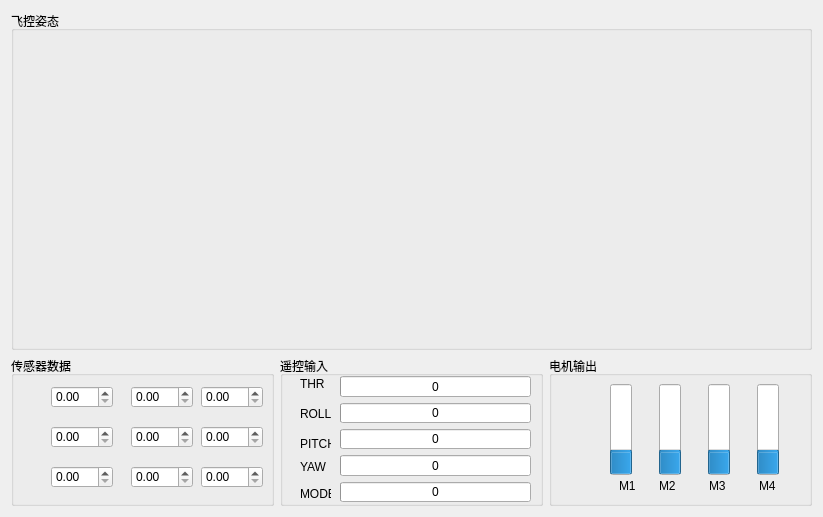
<?xml version="1.0" encoding="UTF-8"?>
<ui version="4.0">
 <class>StatusPage</class>
 <widget class="QWidget" name="StatusPage">
  <property name="geometry">
   <rect>
    <x>0</x>
    <y>0</y>
    <width>823</width>
    <height>517</height>
   </rect>
  </property>
  <property name="windowTitle">
   <string>Form</string>
  </property>
  <layout class="QVBoxLayout" name="verticalLayout">
   <item>
    <widget class="QGroupBox" name="groupBox">
     <property name="sizePolicy">
      <sizepolicy hsizetype="Expanding" vsizetype="Expanding">
       <horstretch>0</horstretch>
       <verstretch>0</verstretch>
      </sizepolicy>
     </property>
     <property name="title">
      <string>飞控姿态</string>
     </property>
     <layout class="QGridLayout" name="gridLayout">
      <item row="0" column="0">
       <widget class="PrimaryFlightDisplay" name="widget_2" native="true"/>
      </item>
      <item row="0" column="1">
       <widget class="ModelViewWidget" name="widget" native="true"/>
      </item>
     </layout>
    </widget>
   </item>
   <item>
    <widget class="QWidget" name="widget_2" native="true">
     <property name="sizePolicy">
      <sizepolicy hsizetype="Expanding" vsizetype="Minimum">
       <horstretch>0</horstretch>
       <verstretch>0</verstretch>
      </sizepolicy>
     </property>
     <property name="minimumSize">
      <size>
       <width>0</width>
       <height>150</height>
      </size>
     </property>
     <layout class="QHBoxLayout" name="horizontalLayout">
      <property name="leftMargin">
       <number>0</number>
      </property>
      <property name="topMargin">
       <number>0</number>
      </property>
      <property name="rightMargin">
       <number>0</number>
      </property>
      <property name="bottomMargin">
       <number>0</number>
      </property>
      <item>
       <widget class="QGroupBox" name="groupBox_2">
        <property name="title">
         <string>传感器数据</string>
        </property>
        <widget class="QDoubleSpinBox" name="doubleSpinBox">
         <property name="geometry">
          <rect>
           <x>40</x>
           <y>30</y>
           <width>62</width>
           <height>22</height>
          </rect>
         </property>
        </widget>
        <widget class="QDoubleSpinBox" name="doubleSpinBox_2">
         <property name="geometry">
          <rect>
           <x>120</x>
           <y>30</y>
           <width>62</width>
           <height>22</height>
          </rect>
         </property>
        </widget>
        <widget class="QDoubleSpinBox" name="doubleSpinBox_3">
         <property name="geometry">
          <rect>
           <x>190</x>
           <y>30</y>
           <width>62</width>
           <height>22</height>
          </rect>
         </property>
        </widget>
        <widget class="QDoubleSpinBox" name="doubleSpinBox_4">
         <property name="geometry">
          <rect>
           <x>190</x>
           <y>70</y>
           <width>62</width>
           <height>22</height>
          </rect>
         </property>
        </widget>
        <widget class="QDoubleSpinBox" name="doubleSpinBox_5">
         <property name="geometry">
          <rect>
           <x>40</x>
           <y>70</y>
           <width>62</width>
           <height>22</height>
          </rect>
         </property>
        </widget>
        <widget class="QDoubleSpinBox" name="doubleSpinBox_6">
         <property name="geometry">
          <rect>
           <x>120</x>
           <y>70</y>
           <width>62</width>
           <height>22</height>
          </rect>
         </property>
        </widget>
        <widget class="QDoubleSpinBox" name="doubleSpinBox_13">
         <property name="geometry">
          <rect>
           <x>190</x>
           <y>110</y>
           <width>62</width>
           <height>22</height>
          </rect>
         </property>
        </widget>
        <widget class="QDoubleSpinBox" name="doubleSpinBox_14">
         <property name="geometry">
          <rect>
           <x>120</x>
           <y>110</y>
           <width>62</width>
           <height>22</height>
          </rect>
         </property>
        </widget>
        <widget class="QDoubleSpinBox" name="doubleSpinBox_15">
         <property name="geometry">
          <rect>
           <x>40</x>
           <y>110</y>
           <width>62</width>
           <height>22</height>
          </rect>
         </property>
        </widget>
       </widget>
      </item>
      <item>
       <widget class="QGroupBox" name="groupBox_3">
        <property name="title">
         <string>遥控输入</string>
        </property>
        <widget class="QWidget" name="layoutWidget">
         <property name="geometry">
          <rect>
           <x>60</x>
           <y>20</y>
           <width>191</width>
           <height>152</height>
          </rect>
         </property>
         <layout class="QVBoxLayout" name="verticalLayout_2">
          <property name="spacing">
           <number>6</number>
          </property>
          <item>
           <widget class="QProgressBar" name="progressBar_2">
            <property name="maximum">
             <number>1000</number>
            </property>
            <property name="value">
             <number>0</number>
            </property>
            <property name="format">
             <string>%v</string>
            </property>
           </widget>
          </item>
          <item>
           <widget class="QProgressBar" name="progressBar">
            <property name="value">
             <number>0</number>
            </property>
            <property name="format">
             <string>%p</string>
            </property>
           </widget>
          </item>
          <item>
           <widget class="QProgressBar" name="progressBar_7">
            <property name="value">
             <number>0</number>
            </property>
            <property name="format">
             <string>%p</string>
            </property>
           </widget>
          </item>
          <item>
           <widget class="QProgressBar" name="progressBar_8">
            <property name="value">
             <number>0</number>
            </property>
            <property name="format">
             <string>%p</string>
            </property>
           </widget>
          </item>
          <item>
           <widget class="QProgressBar" name="progressBar_4">
            <property name="value">
             <number>0</number>
            </property>
            <property name="format">
             <string>%p</string>
            </property>
           </widget>
          </item>
          <item>
           <widget class="QProgressBar" name="progressBar_5">
            <property name="value">
             <number>24</number>
            </property>
            <property name="format">
             <string>%p</string>
            </property>
           </widget>
          </item>
         </layout>
        </widget>
        <widget class="QLabel" name="label">
         <property name="geometry">
          <rect>
           <x>20</x>
           <y>20</y>
           <width>31</width>
           <height>16</height>
          </rect>
         </property>
         <property name="text">
          <string>THR</string>
         </property>
        </widget>
        <widget class="QLabel" name="label_2">
         <property name="geometry">
          <rect>
           <x>20</x>
           <y>50</y>
           <width>31</width>
           <height>16</height>
          </rect>
         </property>
         <property name="text">
          <string>ROLL</string>
         </property>
        </widget>
        <widget class="QLabel" name="label_3">
         <property name="geometry">
          <rect>
           <x>20</x>
           <y>80</y>
           <width>31</width>
           <height>16</height>
          </rect>
         </property>
         <property name="text">
          <string>PITCH</string>
         </property>
        </widget>
        <widget class="QLabel" name="label_4">
         <property name="geometry">
          <rect>
           <x>20</x>
           <y>100</y>
           <width>31</width>
           <height>21</height>
          </rect>
         </property>
         <property name="text">
          <string>YAW</string>
         </property>
        </widget>
        <widget class="QLabel" name="label_5">
         <property name="geometry">
          <rect>
           <x>20</x>
           <y>130</y>
           <width>31</width>
           <height>16</height>
          </rect>
         </property>
         <property name="text">
          <string>MODE</string>
         </property>
        </widget>
       </widget>
      </item>
      <item>
       <widget class="QGroupBox" name="groupBox_4">
        <property name="title">
         <string>电机输出</string>
        </property>
        <widget class="QLabel" name="label_6">
         <property name="geometry">
          <rect>
           <x>70</x>
           <y>120</y>
           <width>21</width>
           <height>20</height>
          </rect>
         </property>
         <property name="text">
          <string>M1</string>
         </property>
        </widget>
        <widget class="QLabel" name="label_7">
         <property name="geometry">
          <rect>
           <x>110</x>
           <y>120</y>
           <width>21</width>
           <height>20</height>
          </rect>
         </property>
         <property name="text">
          <string>M2</string>
         </property>
        </widget>
        <widget class="QLabel" name="label_8">
         <property name="geometry">
          <rect>
           <x>160</x>
           <y>120</y>
           <width>21</width>
           <height>20</height>
          </rect>
         </property>
         <property name="text">
          <string>M3</string>
         </property>
        </widget>
        <widget class="QLabel" name="label_9">
         <property name="geometry">
          <rect>
           <x>210</x>
           <y>120</y>
           <width>21</width>
           <height>20</height>
          </rect>
         </property>
         <property name="text">
          <string>M4</string>
         </property>
        </widget>
        <widget class="QWidget" name="">
         <property name="geometry">
          <rect>
           <x>40</x>
           <y>28</y>
           <width>211</width>
           <height>91</height>
          </rect>
         </property>
         <layout class="QHBoxLayout" name="horizontalLayout_2">
          <item>
           <widget class="QProgressBar" name="progressBar_3">
            <property name="value">
             <number>24</number>
            </property>
            <property name="orientation">
             <enum>Qt::Vertical</enum>
            </property>
           </widget>
          </item>
          <item>
           <widget class="QProgressBar" name="progressBar_6">
            <property name="value">
             <number>24</number>
            </property>
            <property name="orientation">
             <enum>Qt::Vertical</enum>
            </property>
           </widget>
          </item>
          <item>
           <widget class="QProgressBar" name="progressBar_9">
            <property name="value">
             <number>24</number>
            </property>
            <property name="orientation">
             <enum>Qt::Vertical</enum>
            </property>
           </widget>
          </item>
          <item>
           <widget class="QProgressBar" name="progressBar_10">
            <property name="value">
             <number>24</number>
            </property>
            <property name="orientation">
             <enum>Qt::Vertical</enum>
            </property>
           </widget>
          </item>
         </layout>
        </widget>
       </widget>
      </item>
     </layout>
    </widget>
   </item>
  </layout>
 </widget>
 <customwidgets>
  <customwidget>
   <class>PrimaryFlightDisplay</class>
   <extends>QWidget</extends>
   <header location="global">primaryflightdisplay.h</header>
   <container>1</container>
  </customwidget>
  <customwidget>
   <class>ModelViewWidget</class>
   <extends>QWidget</extends>
   <header>modelviewwidget.h</header>
   <container>1</container>
  </customwidget>
 </customwidgets>
 <resources/>
 <connections/>
</ui>
